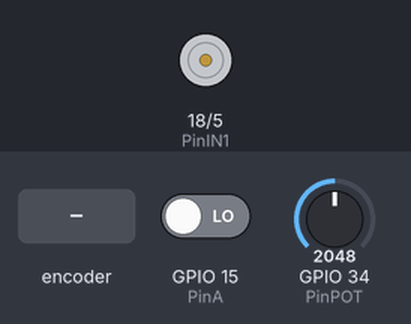
Bench run of a sketch on a simulated ESP32. Shown: motor-driver pin pairs drawn as motors (green arrow = first pin HIGH = forward, orange = second pin HIGH = backward, longer = more drive, scaled by the enable pin). The inputs (shaded band) are chosen by the test bench; at power-on: GPIO 34 (PinPOT) = 2048, GPIO 15 (PinA) LOW. What the sketch prints to the serial monitor is not drawn.

Above: at 1.2 s.
1.3 s: GPIO 34 (PinPOT) set to 2154
At 1.45 s:
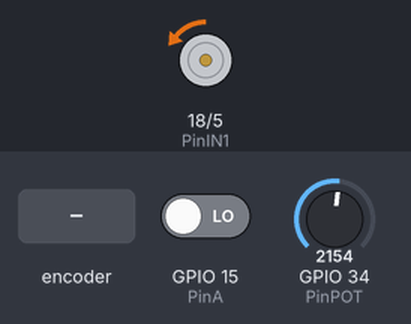
4.3 s: GPIO 34 (PinPOT) set to 960
At 4.85 s:
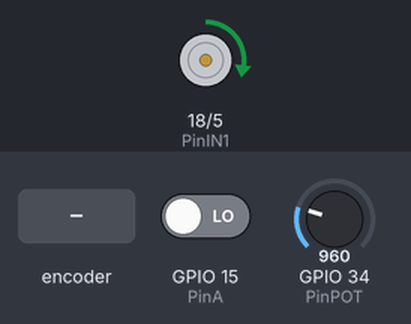
7.3 s: GPIO 34 (PinPOT) set to 3603
At 7.86 s:
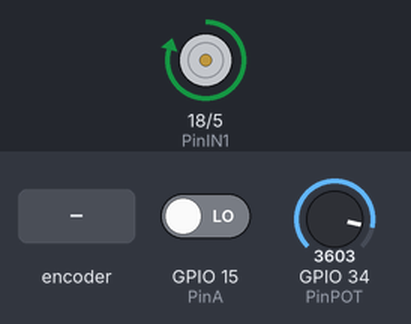
10.3 s: rotary encoder on GPIO 15 (PinA) / GPIO 2 (PinB) turned 1 step (first pin leading)
Timing chart, 0 to 13.0 s (numbered marks = the images above; inputs shaded):
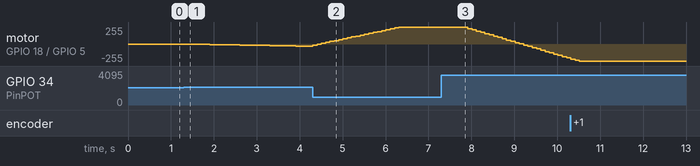

Measured:
- after the input at 1.3 s, motor on GPIO 18 (PinIN1) / GPIO 5 (PinIN2): moves from stopped to backward 34/255 over 2.9 s, starting at once
- after the input at 7.3 s, motor on GPIO 18 (PinIN1) / GPIO 5 (PinIN2): moves from forward 255/255 to backward 209/255 over 2.4 s, starting after 0.52 s

The sketch:

PID_V.ino
```cpp
// @TrevorGlove https://github.com/TrevorGlove/motor_control
// Elaborado para ESP32

//Declarando variables

volatile int contador = 0;   //Contador de pulsos

unsigned long previousMillis = 0;  //Tiempo previo del pulso
float pot;  //Lectura de Potenciómetro
float motor; //PWM del motor
float rpm;  //Revoluciones por segundo
float sp;   //Valor del setpoint
int pv = 486; //Pulsos por vuelta de encoder
int  dir; //Dirección del motor
int maxrpm = 45; //Maximos rpm del motor a 5V

float c; //c(n)
float c1; //c(n-1)
float c2; //c(n-2)
float e; //e(n)
float e1; //e(n-1)
float e2; //e(n-2)


//Valores Kp, Ki, Kd
//float Kp = 6;
//float Ki = 1;
//float Kd = 1;
float Ts = 0.1;

//PID
//float q0 = Kp + Kd/Ts;
//float q1 = -Kp+ Ki*Ts - 2*Kd/Ts;
//float q2 = Kd/Ts;

//PD
//float q0 = Kp + Kd/Ts;
//float q1 = -Kd/Ts;

//PI
//float q0 = Kp;
//float q1 = -Kp+Ki*Ts;

//Valores auxilizares por transformacion PID de A/D
float q0 = 1.458;
float q1 = 0.5521;
float q2 = -0.9039;

const int PinENA = 19;  //Pin ENA del L298N
const int PinIN1 = 18; //Pin IN1 del L298N
const int PinIN2 = 5; //Pin IN2 del L298N
const int PinA = 15; //pinA del encoder
const int PinB = 2; //PinB del encoder
const int PinPOT = 34; //Salida del potenciómetro

void setup() {
  Serial.begin(115200);

  pinMode(PinA,INPUT);
  pinMode(PinB,INPUT);
  pinMode(PinIN1,OUTPUT);
  pinMode(PinIN2,OUTPUT);
  pinMode(PinENA,OUTPUT);
  pinMode(PinPOT, INPUT);
  //Interrupcion externa en el Pin 15 cada flanco de subida
  attachInterrupt(PinA, interrupcion,RISING);
}

void loop() {
  unsigned long currentMillis = millis();
  if ((currentMillis - previousMillis) >= 1000*Ts) {
    previousMillis = currentMillis;

    rpm = contador*60 / (pv*Ts);
    contador = 0;

    // ----- Definiendo el setpoint -----//

    pot = analogRead(PinPOT);
    sp = map(pot, 0, 4095, -45, 45); //0 - 4095 a -45 - 45 rpm
    e = sp - rpm;   // e(n) = r(n) - y(n)

    //----- Control PID ------ A/D//
    c = c2 + q0*e + q1*e1 + q2*e2;

    //PID
    c = c1 + q0*e + q1*e1 + q2*e2;
    //PD
    //c = q0 * e + q1 * e1;
    //PI
    //c = c1 + q0 * e + q1 * e1;

    c1 = c;
    c2 = c1;
    e1 = e;
    e2 = e1;
  }

  //---- Definiendo limites del controlador ---- //
  if (c > 500) {c = 500;}
  if (c < -500) {c = -500;}

  motor = map(c, -500, 500, -255, 255);

  control_motor(motor);    //Salida de PWM de 0 a 255
  Serial.print(sp);
  Serial.print(",");
  Serial.println(rpm);
  delay(1);
}


void interrupcion() {
  //if (digitalRead(PinB) == 1) {
  if (dir == HIGH) {contador++;}
  else {contador--;}
}

//Función de controlar motor
void control_motor(float velocidad) {
  if (velocidad > 0) {
    digitalWrite(PinIN1, LOW);
    digitalWrite(PinIN2, HIGH);
    dir = 1;
  }
  else if (velocidad < 0) {
    digitalWrite(PinIN1, HIGH);
    digitalWrite(PinIN2, LOW);
    dir = -1;
  }
  else {
    digitalWrite(PinIN1, LOW);
    digitalWrite(PinIN2, LOW);
    dir = 0;
  }
  analogWrite(PinENA, abs(velocidad));
}
```
